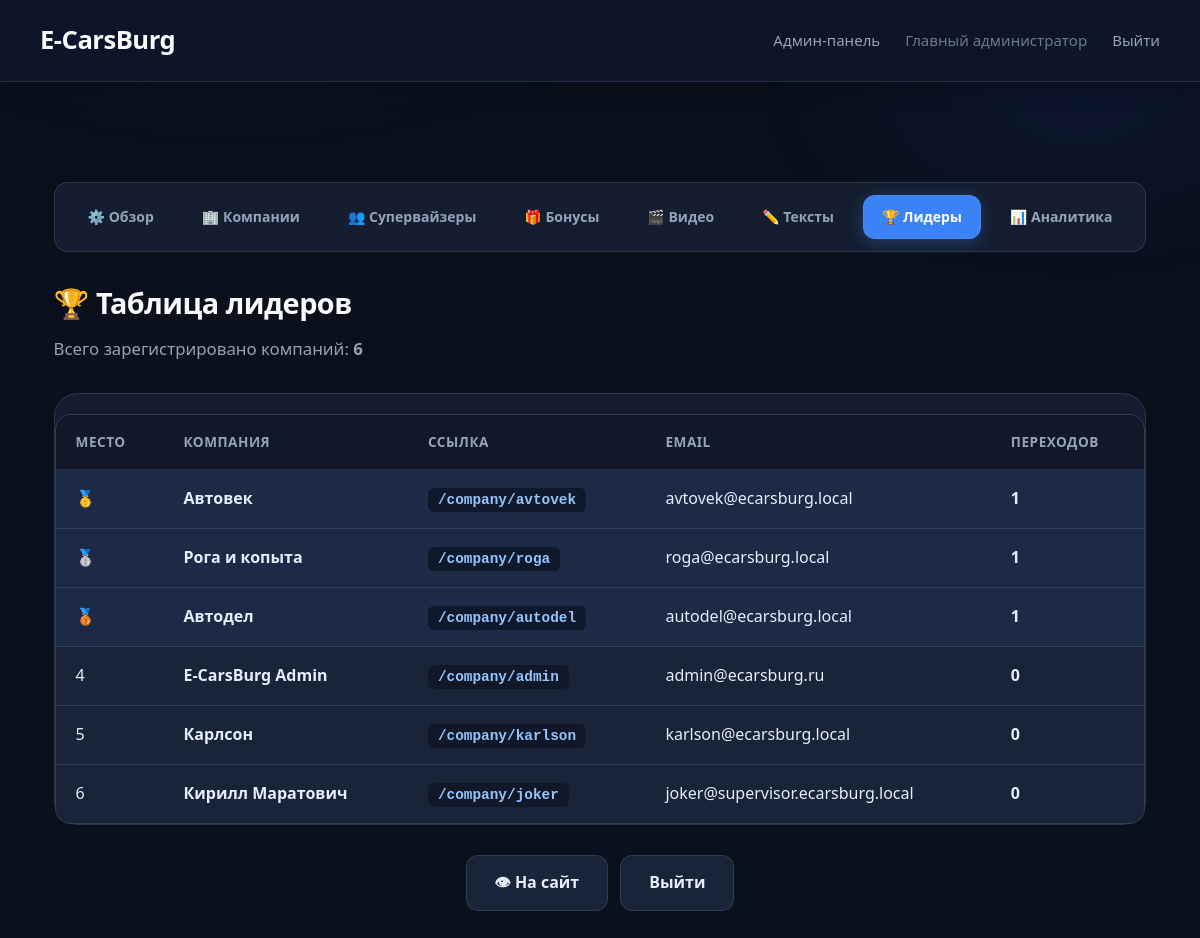
Page /admin/leaderboard (signed in) on the earlier database version.
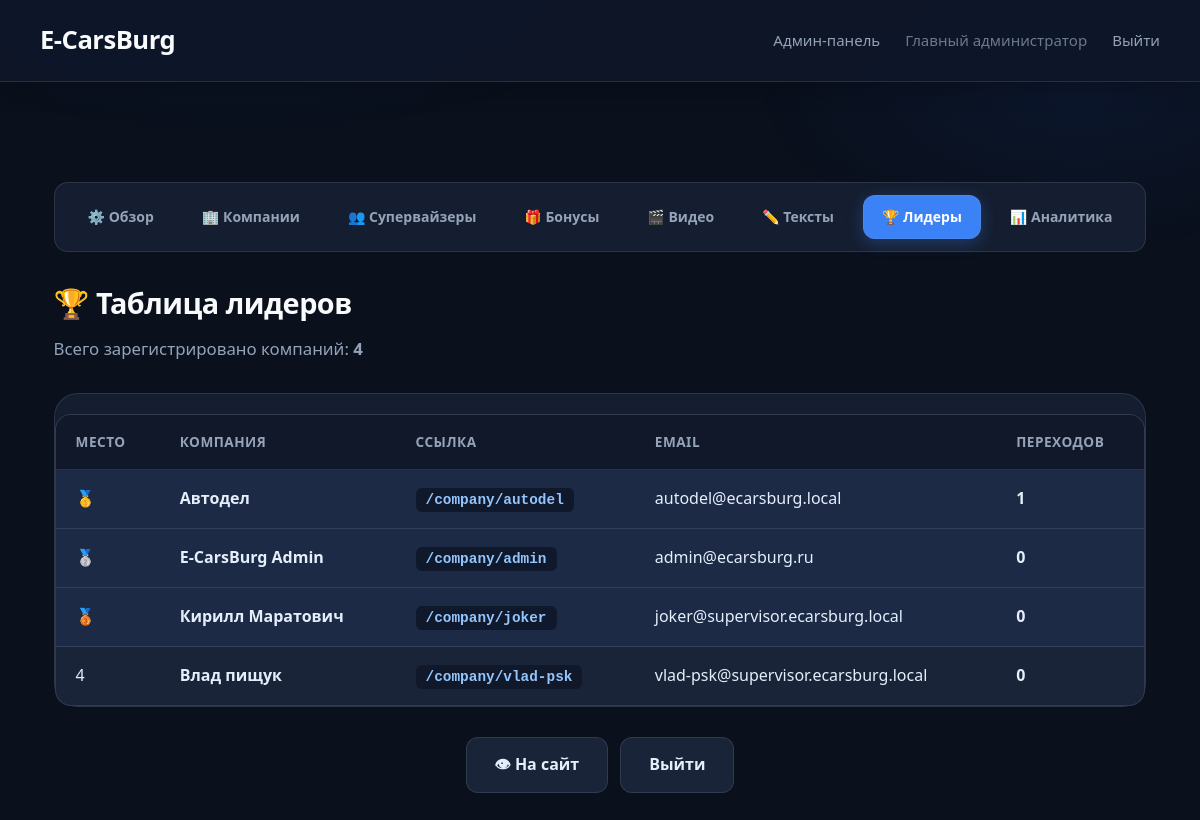
Same page on the later database version.
### models.py (models this page shows, shortened)
class Company(Base):
    __tablename__ = 'companies'
    id: Mapped[int] = mapped_column(primary_key=True, index=True)
    name: Mapped[str] = mapped_column(String(100), nullable=False)
    slug: Mapped[str] = mapped_column(String(50), unique=True, index=True, nullable=False)
    description: Mapped[str] = mapped_column(Text, nullable=True)
    email: Mapped[str] = mapped_column(String(100), unique=True, nullable=False)
    password_hash: Mapped[str] = mapped_column(String(255), nullable=False)
    is_admin: Mapped[bool] = mapped_column(Boolean, default=False)
    role: Mapped[str] = mapped_column(String(20), default=ROLE_PARTNER, nullable=False, index=True)
    created_by_id: Mapped[int] = mapped_column(ForeignKey('companies.id'), nullable=True, index=True)
    created_at: Mapped[datetime] = mapped_column(DateTime, default=datetime.utcnow)
    clicks: Mapped[list["ClickEvent"]] = relationship(
        "ClickEvent",
        back_populates="company",
        cascade="all, delete-orphan"
    )
    created_by = relationship("Company", remote_side=[id], foreign_keys=[created_by_id])
    @property
    def is_authenticated(self):
        return True
    def get_role(self) -> str:
        if self.role:
            return self.role
        return ROLE_ADMIN if self.is_admin else ROLE_PARTNER
    @property
    def is_main_admin(self) -> bool:
        return self.get_role() == ROLE_ADMIN
    @property
    def role_label(self) -> str:
        return {
            ROLE_ADMIN: 'Главный администратор',
            ROLE_SUPERVISOR: 'Супервайзер',
            ROLE_PARTNER: 'Партнёр',
        }.get(self.get_role(), 'Пользователь')

### app.py (the view)
@app.route('/admin/leaderboard')
@admin_required
def admin_leaderboard():
    db = SessionLocal()
    try:
        leaderboard_data = db.query(
            Company.name,
            Company.slug,
            Company.email,
            func.count(ClickEvent.id).label('total_clicks')
        ).outerjoin(ClickEvent, Company.id == ClickEvent.company_id) \
            .group_by(Company.id, Company.name, Company.slug, Company.email) \
            .order_by(func.count(ClickEvent.id).desc()) \
            .all()
        total_companies = db.query(Company).count()
        return render_template(
            'admin_leaderboard.html',
            leaderboard=leaderboard_data,
            total_companies=total_companies
        )
    finally:
        db.close()

### app.py (called while the page is built)
@login_manager.user_loader
def load_user(user_id):
    db = SessionLocal()
    try:
        return db.get(Company, int(user_id))
    finally:
        db.close()

def admin_required(f):
    from functools import wraps
    @wraps(f)
    @login_required
    def decorated_function(*args, **kwargs):
        if not current_user.is_main_admin:
            flash('Доступ запрещён. Только для главного администратора.', 'error')
            return redirect(url_for('post_login_redirect'))
        return f(*args, **kwargs)
    return decorated_function

### templates/admin_leaderboard.html (shortened to what this page needs)
{% extends "admin_base.html" %}
{% set active_nav = "leaderboard" %}
{% block content %}
        <h1>🏆 Таблица лидеров</h1>
        <p>Всего зарегистрировано компаний: <strong>{{ total_companies }}</strong></p>
        <section>
            <table class="leaderboard-table">
                <thead>
                    <tr>
                        <th>Место</th>
                        <th>Компания</th>
                        <th>Ссылка</th>
                        <th>Email</th>
                        <th>Переходов</th>
                    </tr>
                </thead>
                <tbody>
                    {% for company in leaderboard %}
                    <tr class="{% if loop.index <= 3 %}top-3{% endif %}">
                        <td>
                            {% if loop.index == 1 %}🥇
                            {% elif loop.index == 2 %}🥈
                            {% elif loop.index == 3 %}🥉
                            {% else %}{{ loop.index }}
                            {% endif %}
                        </td>
                        <td><strong>{{ company.name }}</strong></td>
                        <td><code>/company/{{ company.slug }}</code></td>
                        <td>{{ company.email }}</td>
                        <td><strong>{{ company.total_clicks }}</strong></td>
                    </tr>
                    {% endfor %}
                </tbody>
            </table>
        </section>
{% endblock %}

### templates/admin_base.html (shortened to what this page needs)
<!DOCTYPE html>
<html lang="ru">
<head>
    <link rel="stylesheet" href="{{ url_for('static', filename='style.css') }}">
</head>
<body class="admin-theme">
    <nav class="top-nav">
        <a href="{{ url_for('index') }}" class="nav-brand">E-CarsBurg</a>
        <div class="nav-links">
            {% if current_user.is_main_admin %}
                <a href="{{ url_for('admin_dashboard') }}" class="nav-link">Админ-панель</a>
            {% elif current_user.is_supervisor %}
                <a href="{{ url_for('admin_companies') }}" class="nav-link">Панель супервайзера</a>
            {% endif %}
            <span class="nav-link" style="opacity:0.7;">{{ current_user.role_label }}</span>
            <a href="{{ url_for('logout') }}" class="nav-link">Выйти</a>
        </div>
    </nav>
    <div class="container {% block container_class %}wide{% endblock %}">
        <nav class="admin-nav" aria-label="Разделы админки">
            {% if current_user.is_main_admin %}
                <a href="{{ url_for('admin_dashboard') }}" class="btn {% if active_nav == 'dashboard' %}active{% endif %}">⚙️ Обзор</a>
                <a href="{{ url_for('admin_companies') }}" class="btn {% if active_nav == 'companies' %}active{% endif %}">🏢 Компании</a>
                <a href="{{ url_for('admin_supervisors') }}" class="btn {% if active_nav == 'supervisors' %}active{% endif %}">👥 Супервайзеры</a>
                <a href="{{ url_for('admin_bonuses') }}" class="btn {% if active_nav == 'bonuses' %}active{% endif %}">🎁 Бонусы</a>
                <a href="{{ url_for('admin_media') }}" class="btn {% if active_nav == 'media' %}active{% endif %}">🎬 Видео</a>
                <a href="{{ url_for('admin_texts') }}" class="btn {% if active_nav == 'texts' %}active{% endif %}">✏️ Тексты</a>
                <a href="{{ url_for('admin_leaderboard') }}" class="btn {% if active_nav == 'leaderboard' %}active{% endif %}">🏆 Лидеры</a>
                <a href="{{ url_for('admin_analytics') }}" class="btn {% if active_nav == 'analytics' %}active{% endif %}">📊 Аналитика</a>
            {% elif current_user.is_supervisor %}
                <a href="{{ url_for('admin_companies') }}" class="btn {% if active_nav == 'companies' %}active{% endif %}">🏢 Мои компании</a>
                <a href="{{ url_for('admin_add_company') }}" class="btn {% if active_nav == 'add_company' %}active{% endif %}">➕ Создать компанию</a>
            {% endif %}
        </nav>
        {% block content %}{% endblock %}
        {% block footer_actions %}
        <div class="actions" style="margin-top: 30px;">
            <a href="{{ url_for('index') }}" class="btn" target="_blank">👁 На сайт</a>
            <a href="{{ url_for('logout') }}" class="btn">Выйти</a>
        </div>
        {% endblock %}
    </div>
</body>
</html>

Differences in the rows shown:
removed Company: name "Автовек", slug "avtovek", email "avtovek@ecarsburg.local", total_clicks "1"
removed Company: name "Рога и копыта", slug "roga", email "roga@ecarsburg.local", total_clicks "1"
removed Company: name "Карлсон", slug "karlson", email "karlson@ecarsburg.local", total_clicks "0"
shown differently, row unchanged: Company "E-CarsBurg Admin": now shows "🥈"
computed for Company "Автодел": text "🥉" → "🥇"
shown differently, row unchanged: Company "Кирилл Маратович": now shows "🥉"
added Company: name "Влад пищук", slug "vlad-psk", email "vlad-psk@supervisor.ecarsburg.local", total_clicks "0"
Other differences:
{{ total_companies }}: "6" → "4"
